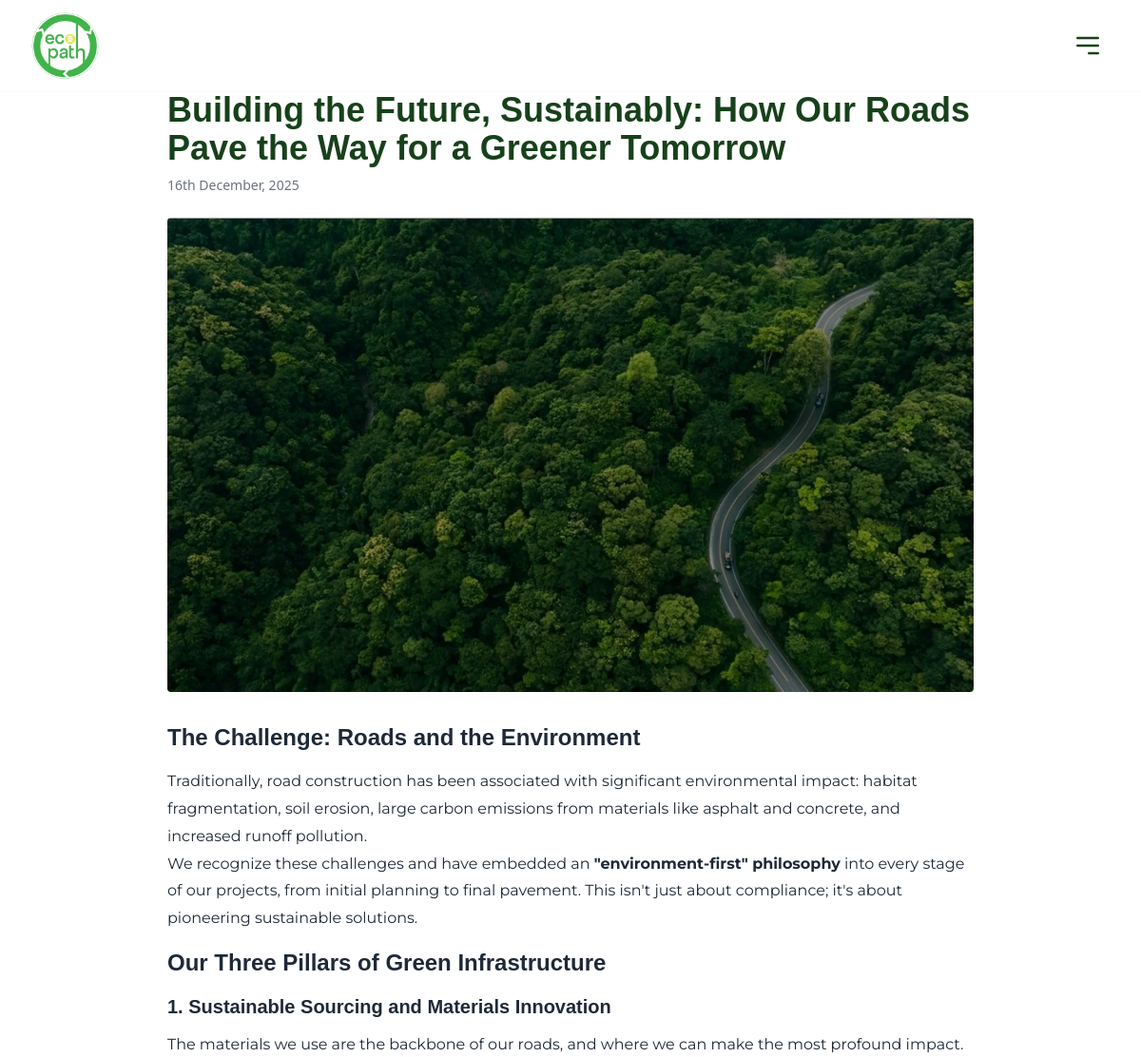
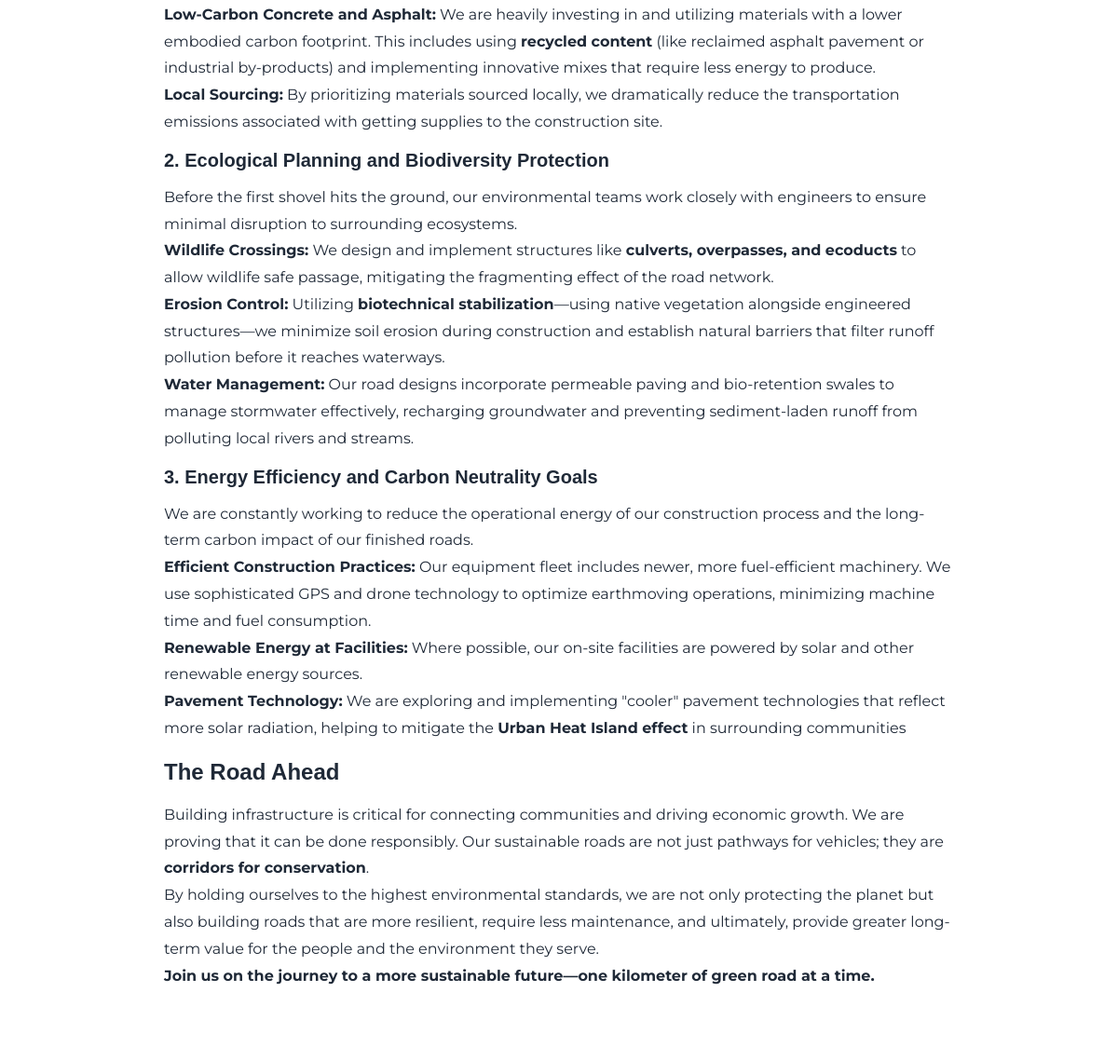
/blog/building-the-future-sustainably-how-our-roads-pave-the-way-for-a-greener-tomorrow/, run on the app's committed database (2 pictures, top to bottom).
### mainapp/models.py (models this page shows, shortened)
class Blog(models.Model):
    class Status(models.TextChoices):
        DRAFT = 'DRAFT', 'Draft'
        PUBLISHED = 'PUBLISHED', 'Published'
    title = models.CharField(max_length=255)
    slug = models.SlugField(max_length=255, unique=True, blank=True, help_text="Auto-generated if left blank.")
    status = models.CharField(max_length=10, choices=Status.choices, default=Status.DRAFT, db_index=True)
    summary = models.TextField()
    content = RichTextUploadingField()
    header_image_desktop = models.ImageField(upload_to='blog_headers/desktop/')
    header_image_mobile = models.ImageField(upload_to='blog_headers/mobile/')
    tags = models.CharField(max_length=255, blank=True, help_text="Comma-separated tags.")
    published_date = models.DateTimeField(default=timezone.now, db_index=True)
    meta_description = models.CharField(max_length=160, blank=True)
    meta_keywords = models.CharField(max_length=255, blank=True, help_text="Comma-separated keywords.")
    created_at = models.DateTimeField(auto_now_add=True)
    updated_at = models.DateTimeField(auto_now=True)
    hitcount = GenericRelation('HitCount', object_id_field='object_id', content_type_field='content_type')

### mainapp/views.py (the view)
# urls.py: path('blog/<slug:slug>/', views.BlogDetailView.as_view(), name='blog_detail'),
class BlogDetailView(DetailView):
    model = Blog
    template_name = "mainapp/blog_detail.html"
    context_object_name = "blog"
    def get_queryset(self):
        return Blog.objects.filter(status='PUBLISHED')
    def get(self, request, *args, **kwargs):
        response = super().get(request, *args, **kwargs)
        HitCount.objects.increment(self.object, request=self.request)
        return response

### mainapp/utils.py (called while the page is built)
def get_visitor_key(request) -> str:
    session_key = request.session.session_key
    if not session_key:
        request.session.create()
        session_key = request.session.session_key
    ip_address = request.META.get('REMOTE_ADDR', '')
    user_agent = request.META.get('HTTP_USER_AGENT', '')
    if request.user.is_authenticated:
        key_string = f"{request.user.pk}:{session_key}"
    else:
        key_string = f"{ip_address}:{user_agent}"
    return hashlib.sha256(key_string.encode('utf-8')).hexdigest()

### mainapp/templates/mainapp/blog_detail.html (shortened to what this page needs)
{% extends 'mainapp/navbar_footer.html' %}
{% load static %}
{% block content %}
<section class="pt-24 pb-12 bg-white">
    <div class="container mx-auto max-w-4xl px-6">
        <h1 class="text-custom-green font-product-sans font-black text-3xl md:text-4xl leading-tight">{{ blog.title }}</h1>
        <p class="post-meta mt-2 text-sm">{{ blog.published_date|date:"jS F, Y" }}</p>
        {% if blog.header_image_desktop %}
        <img src="{{ blog.header_image_desktop.url }}" alt="{{ blog.title }}" class="w-full h-auto object-cover rounded mt-6" onerror="this.src='https://placehold.co/800x400/1E402F/FFFFFF?text=Image'; this.onerror=null;">
        {% endif %}
        <div class="post-content font-montserrat text-gray-800 mt-8">
            {{ blog.content|safe }}
        </div>
    </div>
</section>
{% endblock %}

### mainapp/templates/mainapp/navbar_footer.html (shortened to what this page needs)
{% load static %}
<!DOCTYPE html>
<html lang="en">
<head>
    <script src="https://cdn.tailwindcss.com"></script>
    <link rel="stylesheet" href="{% static 'css/navbar_footer.css' %}">
</head>
<body class="bg-white overflow-x-hidden">
    <header class="w-full relative z-[100]">
        <nav id="main-navbar"
            class="fixed top-0 left-0 right-0 bg-white/95 backdrop-blur-md w-full transition-transform duration-500 ease-in-out border-b border-gray-100/50">
            <div class="max-w-8xl mx-auto px-4 sm:px-6 lg:px-8 flex justify-between items-center py-2">
                <a href="{% url 'mainapp:homepage' %}"
                    class="flex items-center h-16 md:h-20 flex-shrink-0 transition-all duration-300">
                    <img src="{% static 'images/EcoPathLogo.png' %}" alt="EcoPath Logo"
                        class="h-full w-auto object-contain">
                </a>
                <div class="xl:hidden">
                    <button id="hamburger-btn"
                        class="text-custom-green focus:outline-none p-2 rounded-md hover:bg-gray-100 transition-colors">
                        <svg class="w-8 h-8" fill="none" stroke="currentColor" viewBox="0 0 24 24">
                            <path stroke-linecap="round" stroke-linejoin="round" stroke-width="2"
                                d="M4 6h16M4 12h16m-7 6h7"></path>
                        </svg>
                    </button>
                </div>
            </div>
        </nav>
    </header>
    <div class="w-full min-h-screen">
        {% block content %}{% endblock %}
    </div>
</body>
</html>

### mainapp/static/css/navbar_footer.css (style rules this page uses)
html { font-size: clamp(14px, 1vw + 0.5rem, 16px); scroll-behavior: smooth; overflow-x: hidden; }
body { max-width: 1920px; margin: 0 auto !important; overflow-x: hidden; }
*, *::before, *::after { margin: 0; padding: 0; box-sizing: border-box; }

### mainapp/templates/mainapp/blog_detail.html (style rules this page uses)
.post-content p { line-height: 1.8; }
.post-meta { color: #6B7280; }

### data on the page
Blog: title "Building the Future, Sustainably: How Our Roads Pave the Way for a Greener Tomorrow", published_date "16th December, 2025", header_image_desktop (picture), content "The Challenge: Roads and the Environment Traditionally, road construction has been associated with significant environmental impact: habitat fragmentation, soil erosion, large carbon emissions from materials like asphalt and concrete, and increased runoff pollution. We recognize these challenges and have embedded an \"environment-first\" philosophy into every stage of our projects, from initial planning to final pavement. This isn't just about compliance; it's about pioneering sustainable solutions. Our Three Pillars of Green Infrastructure 1. Sustainable Sourcing and Materials Innovation The materials we use are the backbone of our roads, and where we can make the most profound impact.…"
